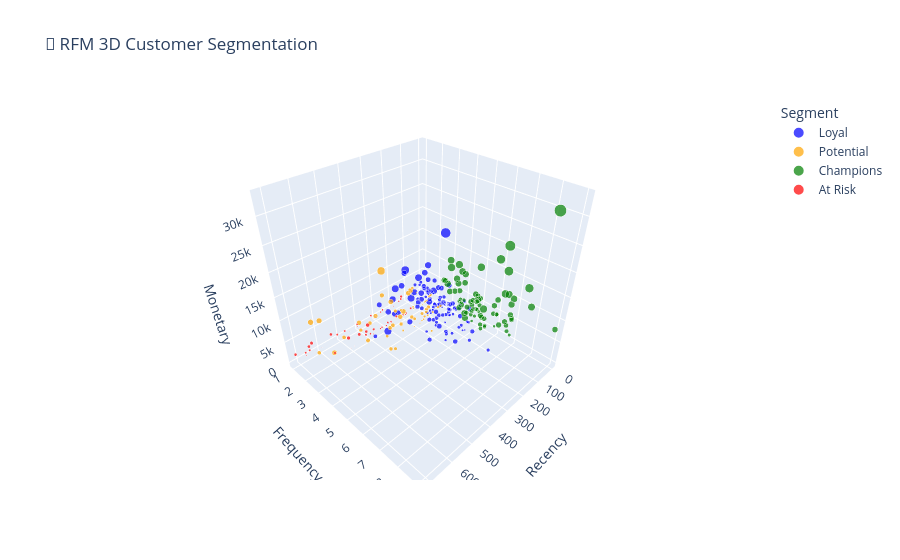

Notebook source saved alongside this figure:
### Markdown cell above
## 12. RFM Customer Segmentation

### Code cell
snapshot = df['order_date'].max()

rfm = df.groupby('customer_id').agg(
    Recency   = ('order_date',   lambda x: (snapshot - x.max()).days),
    Frequency = ('order_id',     'count'),
    Monetary  = ('revenue',      'sum')
).reset_index()

rfm['R_score'] = pd.qcut(rfm['Recency'],   q=4, labels=[4,3,2,1])
rfm['F_score'] = pd.qcut(rfm['Frequency'].rank(method='first'), q=4, labels=[1,2,3,4])
rfm['M_score'] = pd.qcut(rfm['Monetary'],  q=4, labels=[1,2,3,4])
rfm['RFM_Total'] = rfm[['R_score','F_score','M_score']].astype(int).sum(axis=1)

def segment(score):
    if score >= 10: return 'Champions'
    elif score >= 7: return 'Loyal'
    elif score >= 5: return 'Potential'
    else: return 'At Risk'

rfm['Segment'] = rfm['RFM_Total'].apply(segment)

fig = px.scatter_3d(rfm, x='Recency', y='Frequency', z='Monetary',
                    color='Segment', size='Monetary',
                    title='👥 RFM 3D Customer Segmentation',
                    color_discrete_map={
                        'Champions':'green','Loyal':'blue',
                        'Potential':'orange','At Risk':'red'})
fig.show()
rfm['Segment'].value_counts()
